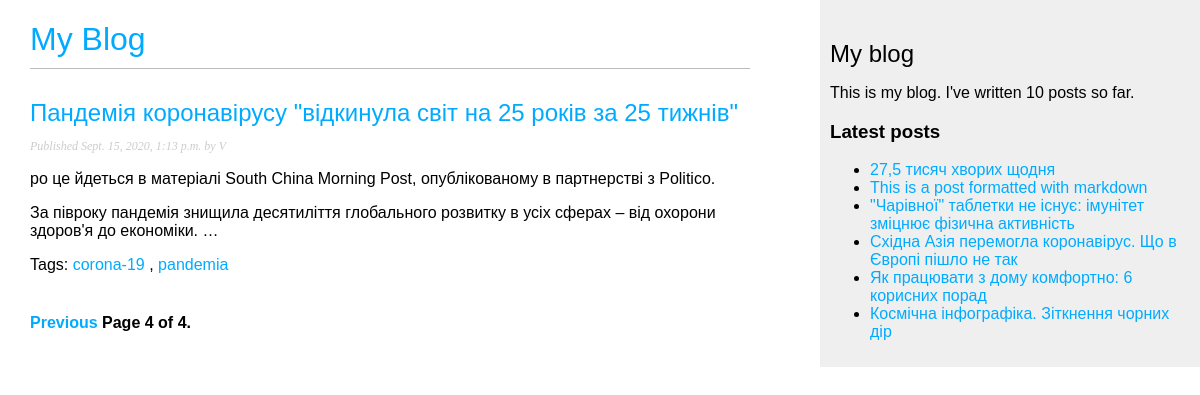
/?page=4, run on the app's committed database.
### blog/models.py (models this page shows, shortened)
class Post(models.Model):
    STATUS_CHOICES = (('draft', 'Draft'), ('published', 'Published'),)
    title = models.CharField(max_length=250)
    slug = models.SlugField(max_length=250, unique_for_date='publish')
    author = models.ForeignKey(User, on_delete=models.CASCADE, related_name='blog_posts')
    body = models.TextField()
    publish = models.DateTimeField(default=timezone.now)
    created = models.DateTimeField(auto_now_add=True)
    updated = models.DateTimeField(auto_now=True)
    status = models.CharField(max_length=10, choices=STATUS_CHOICES, default='draft')
    objects = models.Manager()  # Менеджер по умолчанию.
    published = PublishedManager() # Наш новый менеджер.
    tag = TaggableManager()
    class Meta:
        ordering = ('-publish',)
    def get_absolute_url(self):
        return reverse('blog:post_detail',
                       args=[self.publish.year, self.publish.month, self.publish.day, self.slug])

### blog/views.py (the view)
# urls.py: path('', views.post_list, name='post_list'),
def post_list(request, tag_slug=None):
    object_list = Post.published.all()
    tag = None
    paginator = Paginator(object_list, 3)  # По 3 статьи на каждой странице.
    page = request.GET.get('page')
    if tag_slug:
        tag = get_object_or_404(Tag, slug=tag_slug)
        object_list = object_list.filter(tag__in=[tag])
        paginator = Paginator(object_list, 2)
    try:
        posts = paginator.page(page)
    except PageNotAnInteger:
        posts = paginator.page(1)  # Если указанная страница не является целым числом.
    except EmptyPage:
        posts = paginator.page(paginator.num_pages)  # Если указанный номер больше, чем всего страниц, возвращаем последнюю.
    return render(request, 'blog/post/list.html', {'page': page, 'posts': posts, 'tag': tag})

### blog/models.py (called while the page is built)
    def get_queryset(self):
        return super().get_queryset().filter(status='published')

### blog/templatetags/blog_tags.py (called while the page is built)
@register.simple_tag
def total_posts():
    return Post.published.count()

@register.inclusion_tag('blog/post/latest_posts.html')
def show_latest_posts(count=5):
    latest_posts = Post.published.order_by('-publish')[:count]
    return {'latest_posts': latest_posts}

@register.filter(name='markdown')
def markdown_format(text):
    return mark_safe(markdown.markdown(text))

### blog/templates/blog/post/list.html (shortened to what this page needs)
{% extends "blog/base.html" %}
{% load blog_tags%}
{% block content %}
<h1><a href="{{'/' }}">My Blog </a></h1>
{% for post in posts %}
    <h2>
    <a href="{{ post.get_absolute_url }}">{{ post.title }}</a>
    </h2>
    <p class="date">Published {{ post.publish }} by {{ post.author }}</p>
    {{ post.body| markdown|truncatewords_html:30 }}
    <p class="tags">
        Tags:
        {% for tag in post.tag.all %}
        <a href="{% url 'blog:post_list_by_tag' tag.slug %}">
        {{ tag.name }}
        </a>
        {% if not forloop.last %}, {% endif %}
        {% endfor %}
        </p>
{% endfor %}
{% include "blog/post/pagination.html" with page=posts %}
{% endblock %}

### blog/templates/blog/post/latest_posts.html
<ul>
{% for post in latest_posts %}
<li><a href="{{ post.get_absolute_url }}">{{ post.title }}</a></li>
{% endfor %}
</ul>

### blog/static/css/blog.css (style rules this page uses)
body { margin:0; padding:0; font-family:helvetica, sans-serif; }
a { color:#00abff; text-decoration:none; }
h1 { font-weight:normal; border-bottom:1px solid #bbb; padding:0 0 10px 0; }
h2 { font-weight:normal; margin:30px 0 0; }
p.date { color:#ccc; font-family: georgia, serif; font-size: 12px; font-style: italic; }

### data on the page
Post: title "Пандемія коронавірусу \"відкинула світ на 25 років за 25 тижнів\"", publish "Sept. 15, 2020, 1:13 p.m.", author "V", body "ро це йдеться в матеріалі South China Morning Post, опублікованому в партнерстві з Politico. За півроку пандемія знищила десятиліття глобального розвитку в усіх сферах – від охорони здоров'я до економіки. …"
Tag: name "corona-19"
Tag: name "pandemia"
Post: title "27,5 тисяч хворих щодня"
Post: title "This is a post formatted with markdown"
Post: title "\"Чарівної\" таблетки не існує: імунітет зміцнює фізична активність"
Post: title "Східна Азія перемогла коронавірус. Що в Європі пішло не так"
Post: title "Як працювати з дому комфортно: 6 корисних порад"
Post: title "Космічна інфографіка. Зіткнення чорних дір"

### other printed values
{{ page.number }} "4"
{{ page.paginator.num_pages }} "4"
